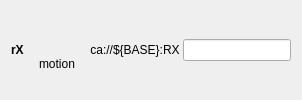
       <widget class="QWidget" name="tweak_widget_4" native="true">
        <layout class="QHBoxLayout" name="tweak_layout_4" stretch="0,0,0,0">
         <property name="spacing">
          <number>3</number>
         </property>
         <property name="topMargin">
          <number>1</number>
         </property>
         <property name="bottomMargin">
          <number>1</number>
         </property>
         <item>
          <widget class="PyDMLabel" name="PyDMLabel_4">
           <property name="font">
            <font>
             <weight>75</weight>
             <bold>true</bold>
            </font>
           </property>
           <property name="toolTip">
            <string/>
           </property>
           <property name="text">
            <string>rX</string>
           </property>
           <property name="indent">
            <number>0</number>
           </property>
          </widget>
         </item>
         <item>
          <layout class="QVBoxLayout" name="moving_indicator_layout_4">
           <property name="topMargin">
            <number>0</number>
           </property>
           <item alignment="Qt::AlignHCenter">
            <widget class="PyDMByteIndicator" name="moving_indicator_4">
             <property name="sizePolicy">
              <sizepolicy hsizetype="Preferred" vsizetype="Preferred">
               <horstretch>0</horstretch>
               <verstretch>0</verstretch>
              </sizepolicy>
             </property>
             <property name="minimumSize">
              <size>
               <width>25</width>
               <height>25</height>
              </size>
             </property>
             <property name="maximumSize">
              <size>
               <width>25</width>
               <height>25</height>
              </size>
             </property>
             <property name="toolTip">
              <string/>
             </property>
             <property name="whatsThis">
              <string>
    Widget for graphical representation of bits from an integer number
    with support for Channels and more from PyDM

    Parameters
    ----------
    parent : QWidget
        The parent widget for the Label
    init_channel : str, optional
        The channel to be used by the widget.
    </string>
             </property>
             <property name="alarmSensitiveContent" stdset="0">
              <bool>false</bool>
             </property>
             <property name="channel" stdset="0">
              <string>ca://${BASE}:MOVING</string>
             </property>
             <property name="onColor" stdset="0">
              <color>
               <red>20</red>
               <green>100</green>
               <blue>239</blue>
              </color>
             </property>
             <property name="offColor" stdset="0">
              <color>
               <red>60</red>
               <green>60</green>
               <blue>60</blue>
              </color>
             </property>
             <property name="showLabels" stdset="0">
              <bool>false</bool>
             </property>
             <property name="circles" stdset="0">
              <bool>true</bool>
             </property>
            </widget>
           </item>
           <item alignment="Qt::AlignHCenter">
            <widget class="QLabel" name="moving_indicator_label_4">
             <property name="minimumSize">
              <size>
               <width>60</width>
               <height>0</height>
              </size>
             </property>
             <property name="text">
              <string>motion</string>
             </property>
             <property name="alignment">
              <set>Qt::AlignCenter</set>
             </property>
             <property name="wordWrap">
              <bool>true</bool>
             </property>
            </widget>
           </item>
          </layout>
         </item>
         <item>
          <widget class="PyDMLabel" name="user_readback_4">
           <property name="sizePolicy">
            <sizepolicy hsizetype="Expanding" vsizetype="Fixed">
             <horstretch>0</horstretch>
             <verstretch>0</verstretch>
            </sizepolicy>
           </property>
           <property name="minimumSize">
            <size>
             <width>0</width>
             <height>25</height>
            </size>
           </property>
           <property name="toolTip">
            <string/>
           </property>
           <property name="whatsThis">
            <string/>
           </property>
           <property name="styleSheet">
            <string notr="true"/>
           </property>
           <property name="text">
            <string>ca://${BASE}:RX</string>
           </property>
           <property name="alignment">
            <set>Qt::AlignCenter</set>
           </property>
           <property name="showUnits" stdset="0">
            <bool>true</bool>
           </property>
           <property name="channel" stdset="0">
            <string>ca://${BASE}:RX</string>
           </property>
          </widget>
         </item>
         <item>
          <widget class="PyDMLineEdit" name="PyDMLineEdit_4">
           <property name="toolTip">
            <string/>
           </property>
           <property name="channel" stdset="0">
            <string>ca://${BASE}:CMD:RX</string>
           </property>
          </widget>
         </item>
        </layout>
       </widget>
